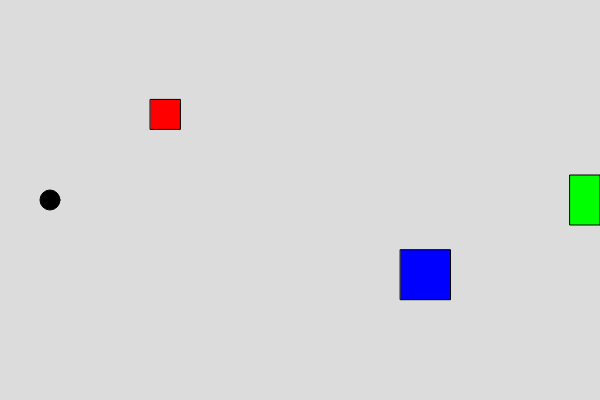
Frame 1 (no input)
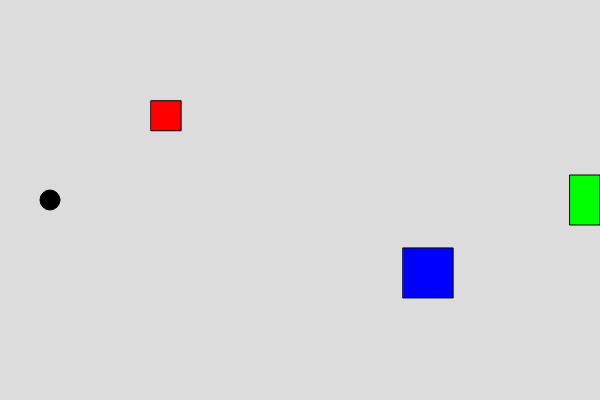
Frame 60 (no input)
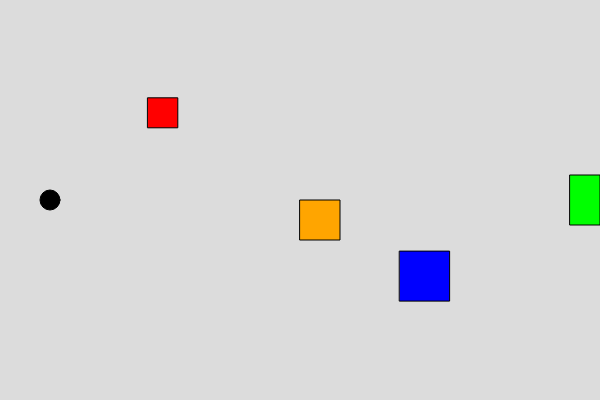
Frame 120 (the mouse pressed at the canvas centre since frame 60)

The p5.js sketch that drew these frames (run headless with seeded random() and noise() and a simulated clock; from frame 60 on, the mouse is pressed at the canvas centre):

// p5.js sketch
// ── sketch.js
let player;
let obstacles = [];
let clickObstacle = null;
let exitZone;

function setup() {
  createCanvas(600, 400);

  // Player setup
  player = {
    x: 50,
    y: 200,
    size: 20,
    speed: 3
  };

  // Pre-made obstacles (different sizes/colors)
  obstacles.push({ x: 150, y: 100, size: 30, color: 'red' });
  obstacles.push({ x: 400, y: 250, size: 50, color: 'blue' });

  // Exit zone
  exitZone = {
    x: width -30,
    y: height / 2 - 25,
    w: 30,
    h: 50
  };
}

function draw() {
  background(220);

  //exit
  fill(0, 255, 0);
  rect(exitZone.x, exitZone.y, exitZone.w, exitZone.h);

  // Move player
  if (keyIsDown(LEFT_ARROW)) {
    player.x -= player.speed;
  } else if (keyIsDown(RIGHT_ARROW)) {
    player.x += player.speed;
  }

  if (keyIsDown(UP_ARROW)) {
    player.y -= player.speed;
  } else if (keyIsDown(DOWN_ARROW)) {
    player.y += player.speed;
  }

  // Wrap player around screen
  if (player.x > width) {
    player.x = 0;
  } else if (player.x < 0) {
    player.x = width;
  }

  if (player.y > height) {
    player.y = 0;
  } else if (player.y < 0) {
    player.y = height;
  }

  // Draw player
  fill(0);
  ellipse(player.x, player.y, player.size);

  // Move obstacles randomly
  for (let i = 0; i < obstacles.length; i++) {
    let o = obstacles[i];

    o.x += random(-1, 1);
    o.y += random(-1, 1);

    // Wrap obstacles too
    if (o.x > width) o.x = 0;
    if (o.x < 0) o.x = width;
    if (o.y > height) o.y = 0;
    if (o.y < 0) o.y = height;

    fill(o.color);
    rect(o.x, o.y, o.size, o.size);
  }

  // Draw mouse-placed obstacle
  if (clickObstacle !== null) {
    fill(255, 165, 0);
    rect(clickObstacle.x, clickObstacle.y, 40, 40);
  }

  // Win condition using logical operators
  if (
    player.x > exitZone.x &&
    player.x < exitZone.x + exitZone.w &&
    player.y > exitZone.y &&
    player.y < exitZone.y + exitZone.h
  ) {
    fill(0);
    textSize(32);
    textAlign(CENTER, CENTER);
    text("You Win!", width / 2, height / 2);
  }
}

// Mouse click to place obstacle
function mousePressed() {
  clickObstacle = {
    x: mouseX,
    y: mouseY
  };
}
